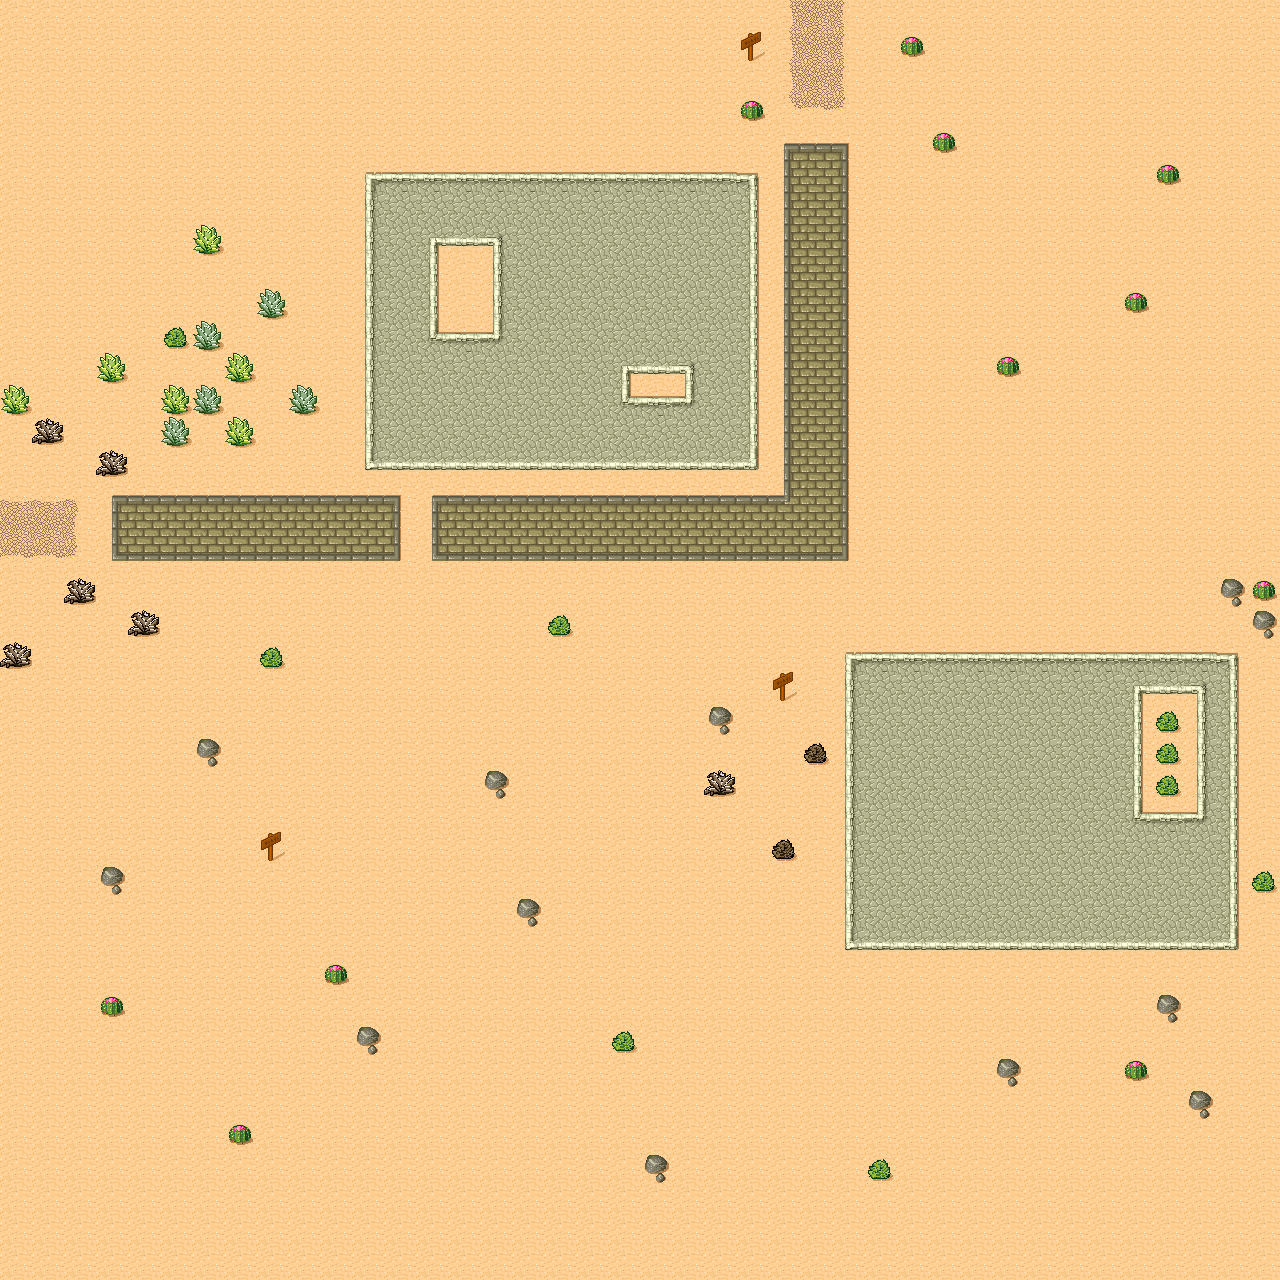

A level layout from a 2D game, rendered from its tile map. Below: a short description, then the map file with tile-grid data replaced by summaries:
An orthogonal 40x40 tile map with 32x32 px tiles, 1 tile layer (Ground).

<map version="1.0" orientation="orthogonal" renderorder="right-down" width="40" height="40" tilewidth="32" tileheight="32" nextobjectid="1">
 <tileset firstgid="1" source="desert.tsx" />
 <layer name="Ground" width="40" height="40">
  <data>[1600 cells, 1600 non-empty, 40 distinct tile ids]</data>
 </layer>
</map>
